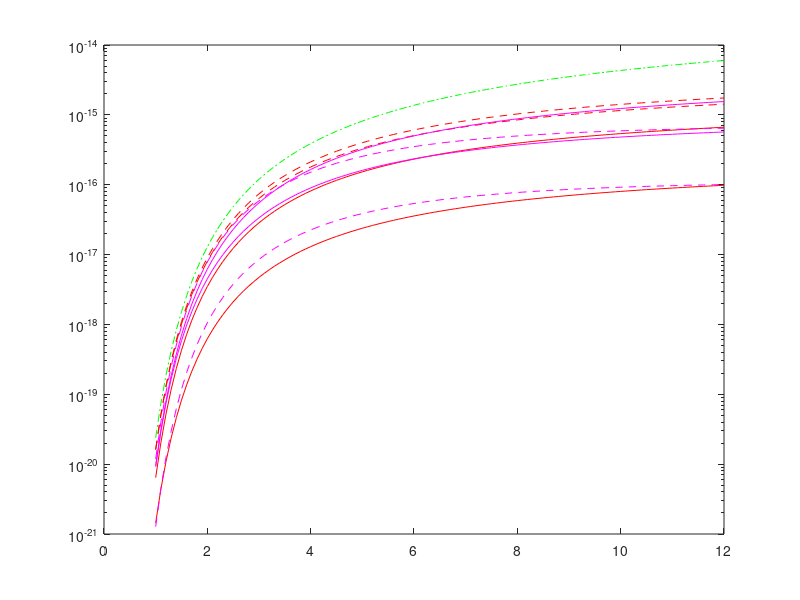

MATLAB code to generate this figure:


Te = 1:0.1: 12

%    Gudmundsson and Thorsteinsson PSST 16 (2007) 399
%
k3991 = 5E-15 .* exp(-12.64./Te);     %  meta
k3992 = 4E-15 .* exp(-12.42./Te);     % meta
k3993 = 1.9E-15 .* exp(-12.6./Te);    % rad
k3994 = 2.7E-16 .* exp(-12.14./Te);   % rad 

%    Lee et al. PHYSICS OF PLASMAS 13, 053502 2006
% 
klee = 2.5E-15 .* Te.^(0.74) .* exp(-11.56./Te);


%  I suggest using
%  based on L.L. Alves, ''The IST-Lisbon database on LXCat'' J. Phys. Conf. Series 2014, 565, 1
%  A. Yanguas-Gil, J. Cotrino and L.L. Alves ''An update of argon inelastic cross sections for plasma discharges'' 
% 2005 J.   Phys. D: Appl. Phys. 38 1588-1598
%
kar1P1 = 3.7452e-15 .* Te.^(0.0785) .* exp(-12.9189./Te);    % 11.828   rad
kar3P0 = 2.8603e-15 .* Te.^(-0.8572) .* exp(-14.6219./Te);   % 11.723   meta
kar3P1 = 2.9666e-15 .* Te.^(-0.2405) .* exp(-12.6478./Te);   % 11.623   rad
kar3P2 = 1.6170e-14 .* Te.^(-0.8238) .* exp(-14.1256./Te);   % 11.548   meta


figure(1)
semilogy(Te,k3991,'r--',Te,k3992,'r--',Te,k3993,'r-',Te,k3994,'r-',Te,klee,'g-.');
hold on
semilogy(Te,kar1P1,'m-',Te,kar3P0,'m--',Te,kar3P1,'m-',Te,kar3P2,'m--')
